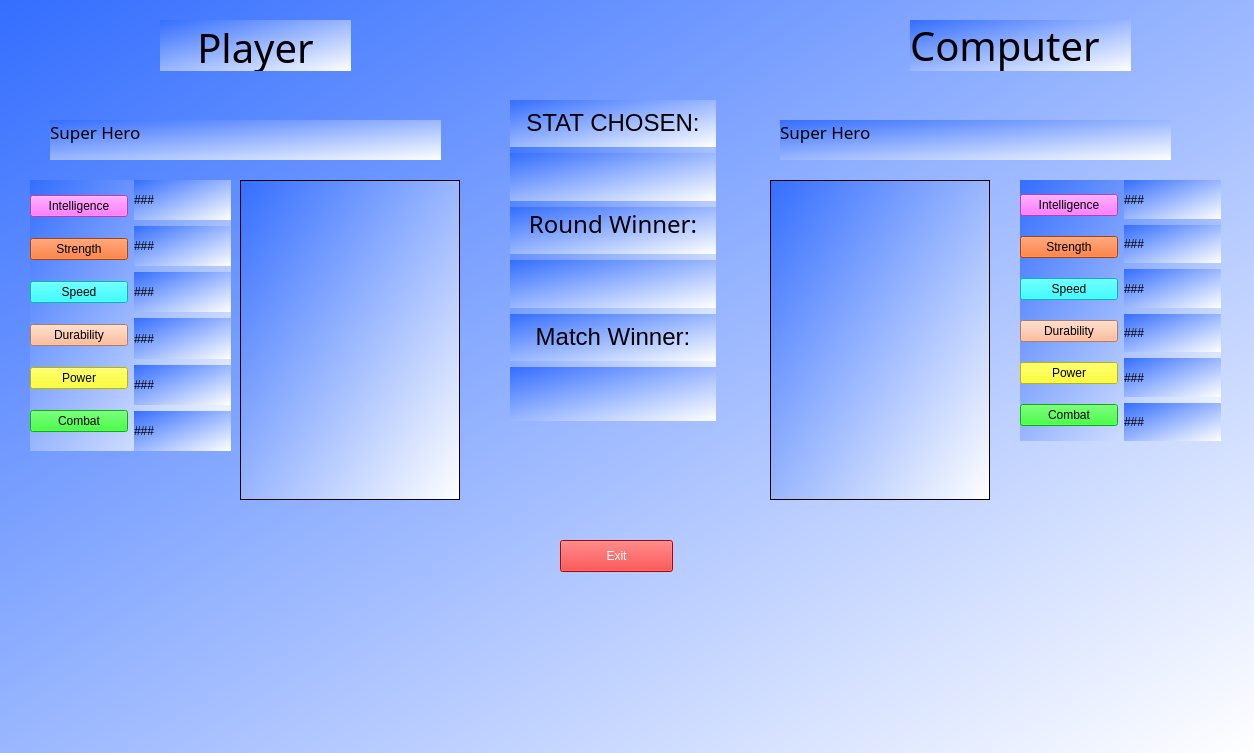
<?xml version="1.0" encoding="UTF-8"?>
<ui version="4.0">
 <class>MainWindow</class>
 <widget class="QMainWindow" name="MainWindow">
  <property name="geometry">
   <rect>
    <x>0</x>
    <y>0</y>
    <width>1254</width>
    <height>753</height>
   </rect>
  </property>
  <property name="palette">
   <palette>
    <active>
     <colorrole role="Button">
      <brush brushstyle="LinearGradientPattern">
       <gradient startx="0.000000000000000" starty="0.000000000000000" endx="1.000000000000000" endy="1.000000000000000" type="LinearGradient" spread="PadSpread" coordinatemode="ObjectBoundingMode">
        <gradientstop position="0.000000000000000">
         <color alpha="255">
          <red>52</red>
          <green>110</green>
          <blue>255</blue>
         </color>
        </gradientstop>
        <gradientstop position="1.000000000000000">
         <color alpha="255">
          <red>255</red>
          <green>255</green>
          <blue>255</blue>
         </color>
        </gradientstop>
       </gradient>
      </brush>
     </colorrole>
     <colorrole role="Base">
      <brush brushstyle="LinearGradientPattern">
       <gradient startx="0.000000000000000" starty="0.000000000000000" endx="1.000000000000000" endy="1.000000000000000" type="LinearGradient" spread="PadSpread" coordinatemode="ObjectBoundingMode">
        <gradientstop position="0.000000000000000">
         <color alpha="255">
          <red>52</red>
          <green>110</green>
          <blue>255</blue>
         </color>
        </gradientstop>
        <gradientstop position="1.000000000000000">
         <color alpha="255">
          <red>255</red>
          <green>255</green>
          <blue>255</blue>
         </color>
        </gradientstop>
       </gradient>
      </brush>
     </colorrole>
     <colorrole role="Window">
      <brush brushstyle="LinearGradientPattern">
       <gradient startx="0.000000000000000" starty="0.000000000000000" endx="1.000000000000000" endy="1.000000000000000" type="LinearGradient" spread="PadSpread" coordinatemode="ObjectBoundingMode">
        <gradientstop position="0.000000000000000">
         <color alpha="255">
          <red>52</red>
          <green>110</green>
          <blue>255</blue>
         </color>
        </gradientstop>
        <gradientstop position="1.000000000000000">
         <color alpha="255">
          <red>255</red>
          <green>255</green>
          <blue>255</blue>
         </color>
        </gradientstop>
       </gradient>
      </brush>
     </colorrole>
    </active>
    <inactive>
     <colorrole role="Button">
      <brush brushstyle="LinearGradientPattern">
       <gradient startx="0.000000000000000" starty="0.000000000000000" endx="1.000000000000000" endy="1.000000000000000" type="LinearGradient" spread="PadSpread" coordinatemode="ObjectBoundingMode">
        <gradientstop position="0.000000000000000">
         <color alpha="255">
          <red>52</red>
          <green>110</green>
          <blue>255</blue>
         </color>
        </gradientstop>
        <gradientstop position="1.000000000000000">
         <color alpha="255">
          <red>255</red>
          <green>255</green>
          <blue>255</blue>
         </color>
        </gradientstop>
       </gradient>
      </brush>
     </colorrole>
     <colorrole role="Base">
      <brush brushstyle="LinearGradientPattern">
       <gradient startx="0.000000000000000" starty="0.000000000000000" endx="1.000000000000000" endy="1.000000000000000" type="LinearGradient" spread="PadSpread" coordinatemode="ObjectBoundingMode">
        <gradientstop position="0.000000000000000">
         <color alpha="255">
          <red>52</red>
          <green>110</green>
          <blue>255</blue>
         </color>
        </gradientstop>
        <gradientstop position="1.000000000000000">
         <color alpha="255">
          <red>255</red>
          <green>255</green>
          <blue>255</blue>
         </color>
        </gradientstop>
       </gradient>
      </brush>
     </colorrole>
     <colorrole role="Window">
      <brush brushstyle="LinearGradientPattern">
       <gradient startx="0.000000000000000" starty="0.000000000000000" endx="1.000000000000000" endy="1.000000000000000" type="LinearGradient" spread="PadSpread" coordinatemode="ObjectBoundingMode">
        <gradientstop position="0.000000000000000">
         <color alpha="255">
          <red>52</red>
          <green>110</green>
          <blue>255</blue>
         </color>
        </gradientstop>
        <gradientstop position="1.000000000000000">
         <color alpha="255">
          <red>255</red>
          <green>255</green>
          <blue>255</blue>
         </color>
        </gradientstop>
       </gradient>
      </brush>
     </colorrole>
    </inactive>
    <disabled>
     <colorrole role="Button">
      <brush brushstyle="LinearGradientPattern">
       <gradient startx="0.000000000000000" starty="0.000000000000000" endx="1.000000000000000" endy="1.000000000000000" type="LinearGradient" spread="PadSpread" coordinatemode="ObjectBoundingMode">
        <gradientstop position="0.000000000000000">
         <color alpha="255">
          <red>52</red>
          <green>110</green>
          <blue>255</blue>
         </color>
        </gradientstop>
        <gradientstop position="1.000000000000000">
         <color alpha="255">
          <red>255</red>
          <green>255</green>
          <blue>255</blue>
         </color>
        </gradientstop>
       </gradient>
      </brush>
     </colorrole>
     <colorrole role="Base">
      <brush brushstyle="LinearGradientPattern">
       <gradient startx="0.000000000000000" starty="0.000000000000000" endx="1.000000000000000" endy="1.000000000000000" type="LinearGradient" spread="PadSpread" coordinatemode="ObjectBoundingMode">
        <gradientstop position="0.000000000000000">
         <color alpha="255">
          <red>52</red>
          <green>110</green>
          <blue>255</blue>
         </color>
        </gradientstop>
        <gradientstop position="1.000000000000000">
         <color alpha="255">
          <red>255</red>
          <green>255</green>
          <blue>255</blue>
         </color>
        </gradientstop>
       </gradient>
      </brush>
     </colorrole>
     <colorrole role="Window">
      <brush brushstyle="LinearGradientPattern">
       <gradient startx="0.000000000000000" starty="0.000000000000000" endx="1.000000000000000" endy="1.000000000000000" type="LinearGradient" spread="PadSpread" coordinatemode="ObjectBoundingMode">
        <gradientstop position="0.000000000000000">
         <color alpha="255">
          <red>52</red>
          <green>110</green>
          <blue>255</blue>
         </color>
        </gradientstop>
        <gradientstop position="1.000000000000000">
         <color alpha="255">
          <red>255</red>
          <green>255</green>
          <blue>255</blue>
         </color>
        </gradientstop>
       </gradient>
      </brush>
     </colorrole>
    </disabled>
   </palette>
  </property>
  <property name="windowTitle">
   <string>MainWindow</string>
  </property>
  <property name="styleSheet">
   <string notr="true">background-color: qlineargradient(spread:pad, x1:0, y1:0, x2:1, y2:1, stop:0 rgba(52, 110, 255, 255), stop:1 rgba(255, 255, 255, 255));</string>
  </property>
  <widget class="QWidget" name="centralwidget">
   <widget class="QLabel" name="player_img_lb">
    <property name="geometry">
     <rect>
      <x>240</x>
      <y>180</y>
      <width>220</width>
      <height>320</height>
     </rect>
    </property>
    <property name="frameShape">
     <enum>QFrame::Box</enum>
    </property>
    <property name="text">
     <string/>
    </property>
   </widget>
   <widget class="QLabel" name="ai_img_lb">
    <property name="geometry">
     <rect>
      <x>770</x>
      <y>180</y>
      <width>220</width>
      <height>320</height>
     </rect>
    </property>
    <property name="frameShape">
     <enum>QFrame::Box</enum>
    </property>
    <property name="text">
     <string/>
    </property>
   </widget>
   <widget class="QLabel" name="label_2">
    <property name="geometry">
     <rect>
      <x>160</x>
      <y>20</y>
      <width>191</width>
      <height>51</height>
     </rect>
    </property>
    <property name="font">
     <font>
      <family>Futura</family>
      <pointsize>30</pointsize>
     </font>
    </property>
    <property name="text">
     <string>&lt;html&gt;&lt;head/&gt;&lt;body&gt;&lt;p align=&quot;center&quot;&gt;Player&lt;/p&gt;&lt;/body&gt;&lt;/html&gt;</string>
    </property>
    <property name="alignment">
     <set>Qt::AlignLeading|Qt::AlignLeft|Qt::AlignVCenter</set>
    </property>
   </widget>
   <widget class="QLabel" name="label_3">
    <property name="geometry">
     <rect>
      <x>910</x>
      <y>20</y>
      <width>221</width>
      <height>51</height>
     </rect>
    </property>
    <property name="font">
     <font>
      <family>Futura</family>
      <pointsize>30</pointsize>
     </font>
    </property>
    <property name="text">
     <string>Computer</string>
    </property>
    <property name="alignment">
     <set>Qt::AlignLeading|Qt::AlignLeft|Qt::AlignVCenter</set>
    </property>
   </widget>
   <widget class="QLabel" name="player_name_lb">
    <property name="geometry">
     <rect>
      <x>50</x>
      <y>120</y>
      <width>391</width>
      <height>40</height>
     </rect>
    </property>
    <property name="font">
     <font>
      <family>Futura</family>
      <pointsize>13</pointsize>
     </font>
    </property>
    <property name="text">
     <string>Super Hero</string>
    </property>
    <property name="alignment">
     <set>Qt::AlignLeading|Qt::AlignLeft|Qt::AlignTop</set>
    </property>
   </widget>
   <widget class="QWidget" name="layoutWidget">
    <property name="geometry">
     <rect>
      <x>510</x>
      <y>100</y>
      <width>206</width>
      <height>321</height>
     </rect>
    </property>
    <layout class="QVBoxLayout" name="verticalLayout_5">
     <item>
      <widget class="QLabel" name="label">
       <property name="text">
        <string>&lt;html&gt;&lt;head/&gt;&lt;body&gt;&lt;p align=&quot;center&quot;&gt;&lt;span style=&quot; font-size:18pt;&quot;&gt;STAT CHOSEN:&lt;/span&gt;&lt;/p&gt;&lt;/body&gt;&lt;/html&gt;</string>
       </property>
      </widget>
     </item>
     <item>
      <widget class="QLabel" name="stat_lb">
       <property name="font">
        <font>
         <family>Futura</family>
         <pointsize>22</pointsize>
        </font>
       </property>
       <property name="text">
        <string/>
       </property>
       <property name="alignment">
        <set>Qt::AlignCenter</set>
       </property>
      </widget>
     </item>
     <item>
      <widget class="QLabel" name="label_9">
       <property name="font">
        <font>
         <family>Futura</family>
         <pointsize>30</pointsize>
        </font>
       </property>
       <property name="text">
        <string>&lt;html&gt;&lt;head/&gt;&lt;body&gt;&lt;p align=&quot;center&quot;&gt;&lt;span style=&quot; font-size:18pt;&quot;&gt;Round Winner:&lt;/span&gt;&lt;/p&gt;&lt;/body&gt;&lt;/html&gt;</string>
       </property>
       <property name="alignment">
        <set>Qt::AlignHCenter|Qt::AlignTop</set>
       </property>
      </widget>
     </item>
     <item>
      <widget class="QLabel" name="win_lb">
       <property name="font">
        <font>
         <family>Futura</family>
         <pointsize>24</pointsize>
        </font>
       </property>
       <property name="text">
        <string/>
       </property>
       <property name="alignment">
        <set>Qt::AlignHCenter|Qt::AlignTop</set>
       </property>
      </widget>
     </item>
     <item>
      <widget class="QLabel" name="label_4">
       <property name="text">
        <string>&lt;html&gt;&lt;head/&gt;&lt;body&gt;&lt;p align=&quot;center&quot;&gt;&lt;span style=&quot; font-size:18pt;&quot;&gt;Match Winner:&lt;/span&gt;&lt;/p&gt;&lt;/body&gt;&lt;/html&gt;</string>
       </property>
      </widget>
     </item>
     <item>
      <widget class="QLabel" name="victory_lb">
       <property name="font">
        <font>
         <family>Futura</family>
         <pointsize>30</pointsize>
        </font>
       </property>
       <property name="text">
        <string/>
       </property>
       <property name="alignment">
        <set>Qt::AlignHCenter|Qt::AlignTop</set>
       </property>
      </widget>
     </item>
    </layout>
   </widget>
   <widget class="QLabel" name="ai_name_lb">
    <property name="geometry">
     <rect>
      <x>780</x>
      <y>120</y>
      <width>391</width>
      <height>40</height>
     </rect>
    </property>
    <property name="font">
     <font>
      <family>Futura</family>
      <pointsize>13</pointsize>
     </font>
    </property>
    <property name="text">
     <string>Super Hero</string>
    </property>
    <property name="alignment">
     <set>Qt::AlignLeading|Qt::AlignLeft|Qt::AlignTop</set>
    </property>
   </widget>
   <widget class="QPushButton" name="exit_btn">
    <property name="geometry">
     <rect>
      <x>560</x>
      <y>540</y>
      <width>113</width>
      <height>32</height>
     </rect>
    </property>
    <property name="styleSheet">
     <string notr="true">background-color: rgb(255, 0, 0);
color: rgb(255, 255, 255);
font: 12pt &quot;MS Shell Dlg 2&quot;;</string>
    </property>
    <property name="text">
     <string>Exit</string>
    </property>
   </widget>
   <widget class="QWidget" name="horizontalLayoutWidget">
    <property name="geometry">
     <rect>
      <x>30</x>
      <y>180</y>
      <width>201</width>
      <height>271</height>
     </rect>
    </property>
    <layout class="QHBoxLayout" name="horizontalLayout">
     <item>
      <layout class="QVBoxLayout" name="verticalLayout">
       <item>
        <widget class="QPushButton" name="player_intel_btn">
         <property name="styleSheet">
          <string notr="true">background-color: rgb(255, 85, 255);
font: 11pt &quot;MS Shell Dlg 2&quot;;</string>
         </property>
         <property name="text">
          <string>Intelligence</string>
         </property>
        </widget>
       </item>
       <item>
        <widget class="QPushButton" name="player_str_btn">
         <property name="styleSheet">
          <string notr="true">background-color: rgb(255, 85, 0);
font: 11pt &quot;MS Shell Dlg 2&quot;;
</string>
         </property>
         <property name="text">
          <string>Strength</string>
         </property>
        </widget>
       </item>
       <item>
        <widget class="QPushButton" name="player_spd_btn">
         <property name="styleSheet">
          <string notr="true">background-color: rgb(0, 255, 255);
font: 11pt &quot;MS Shell Dlg 2&quot;;</string>
         </property>
         <property name="text">
          <string>Speed</string>
         </property>
        </widget>
       </item>
       <item>
        <widget class="QPushButton" name="player_dura_btn">
         <property name="styleSheet">
          <string notr="true">background-color: rgb(255, 170, 127);
font: 11pt &quot;MS Shell Dlg 2&quot;;</string>
         </property>
         <property name="text">
          <string>Durability</string>
         </property>
        </widget>
       </item>
       <item>
        <widget class="QPushButton" name="player_pwr_btn">
         <property name="styleSheet">
          <string notr="true">background-color: rgb(255, 255, 0);
font: 11pt &quot;MS Shell Dlg 2&quot;;</string>
         </property>
         <property name="text">
          <string>Power</string>
         </property>
        </widget>
       </item>
       <item>
        <widget class="QPushButton" name="player_combat_btn">
         <property name="styleSheet">
          <string notr="true">background-color: rgb(0, 255, 0);
font: 11pt &quot;MS Shell Dlg 2&quot;;</string>
         </property>
         <property name="text">
          <string>Combat</string>
         </property>
        </widget>
       </item>
      </layout>
     </item>
     <item>
      <layout class="QVBoxLayout" name="verticalLayout_7">
       <item>
        <widget class="QLabel" name="player_intel_lb">
         <property name="styleSheet">
          <string notr="true">font: 11pt &quot;MS Shell Dlg 2&quot;;</string>
         </property>
         <property name="text">
          <string>###</string>
         </property>
        </widget>
       </item>
       <item>
        <widget class="QLabel" name="player_str_lb">
         <property name="styleSheet">
          <string notr="true">font: 11pt &quot;MS Shell Dlg 2&quot;;</string>
         </property>
         <property name="text">
          <string>###</string>
         </property>
        </widget>
       </item>
       <item>
        <widget class="QLabel" name="player_spd_lb">
         <property name="styleSheet">
          <string notr="true">font: 11pt &quot;MS Shell Dlg 2&quot;;</string>
         </property>
         <property name="text">
          <string>###</string>
         </property>
        </widget>
       </item>
       <item>
        <widget class="QLabel" name="player_dura_lb">
         <property name="styleSheet">
          <string notr="true">font: 11pt &quot;MS Shell Dlg 2&quot;;</string>
         </property>
         <property name="text">
          <string>###</string>
         </property>
        </widget>
       </item>
       <item>
        <widget class="QLabel" name="player_pwr_lb">
         <property name="styleSheet">
          <string notr="true">font: 11pt &quot;MS Shell Dlg 2&quot;;</string>
         </property>
         <property name="text">
          <string>###</string>
         </property>
        </widget>
       </item>
       <item>
        <widget class="QLabel" name="player_combat_lb">
         <property name="styleSheet">
          <string notr="true">font: 11pt &quot;MS Shell Dlg 2&quot;;</string>
         </property>
         <property name="text">
          <string>###</string>
         </property>
        </widget>
       </item>
      </layout>
     </item>
    </layout>
   </widget>
   <widget class="QWidget" name="horizontalLayoutWidget_2">
    <property name="geometry">
     <rect>
      <x>1020</x>
      <y>180</y>
      <width>201</width>
      <height>261</height>
     </rect>
    </property>
    <layout class="QHBoxLayout" name="horizontalLayout_2">
     <item>
      <layout class="QVBoxLayout" name="verticalLayout_2">
       <item>
        <widget class="QPushButton" name="a">
         <property name="styleSheet">
          <string notr="true">background-color: rgb(255, 85, 255);
font: 11pt &quot;MS Shell Dlg 2&quot;;</string>
         </property>
         <property name="text">
          <string>Intelligence</string>
         </property>
        </widget>
       </item>
       <item>
        <widget class="QPushButton" name="b">
         <property name="styleSheet">
          <string notr="true">background-color: rgb(255, 85, 0);
font: 11pt &quot;MS Shell Dlg 2&quot;;
</string>
         </property>
         <property name="text">
          <string>Strength</string>
         </property>
        </widget>
       </item>
       <item>
        <widget class="QPushButton" name="c">
         <property name="styleSheet">
          <string notr="true">background-color: rgb(0, 255, 255);
font: 11pt &quot;MS Shell Dlg 2&quot;;</string>
         </property>
         <property name="text">
          <string>Speed</string>
         </property>
        </widget>
       </item>
       <item>
        <widget class="QPushButton" name="d">
         <property name="styleSheet">
          <string notr="true">background-color: rgb(255, 170, 127);
font: 11pt &quot;MS Shell Dlg 2&quot;;</string>
         </property>
         <property name="text">
          <string>Durability</string>
         </property>
        </widget>
       </item>
       <item>
        <widget class="QPushButton" name="e">
         <property name="styleSheet">
          <string notr="true">background-color: rgb(255, 255, 0);
font: 11pt &quot;MS Shell Dlg 2&quot;;</string>
         </property>
         <property name="text">
          <string>Power</string>
         </property>
        </widget>
       </item>
       <item>
        <widget class="QPushButton" name="f">
         <property name="styleSheet">
          <string notr="true">background-color: rgb(0, 255, 0);
font: 11pt &quot;MS Shell Dlg 2&quot;;</string>
         </property>
         <property name="text">
          <string>Combat</string>
         </property>
        </widget>
       </item>
      </layout>
     </item>
     <item>
      <layout class="QVBoxLayout" name="verticalLayout_8">
       <item>
        <widget class="QLabel" name="ai_int_lb">
         <property name="styleSheet">
          <string notr="true">font: 11pt &quot;MS Shell Dlg 2&quot;;</string>
         </property>
         <property name="text">
          <string>###</string>
         </property>
        </widget>
       </item>
       <item>
        <widget class="QLabel" name="ai_str_lb">
         <property name="styleSheet">
          <string notr="true">font: 11pt &quot;MS Shell Dlg 2&quot;;</string>
         </property>
         <property name="text">
          <string>###</string>
         </property>
        </widget>
       </item>
       <item>
        <widget class="QLabel" name="ai_spd_lb">
         <property name="styleSheet">
          <string notr="true">font: 11pt &quot;MS Shell Dlg 2&quot;;</string>
         </property>
         <property name="text">
          <string>###</string>
         </property>
        </widget>
       </item>
       <item>
        <widget class="QLabel" name="ai_dura_lb">
         <property name="styleSheet">
          <string notr="true">font: 11pt &quot;MS Shell Dlg 2&quot;;</string>
         </property>
         <property name="text">
          <string>###</string>
         </property>
        </widget>
       </item>
       <item>
        <widget class="QLabel" name="ai_pwr_lb">
         <property name="styleSheet">
          <string notr="true">font: 11pt &quot;MS Shell Dlg 2&quot;;</string>
         </property>
         <property name="text">
          <string>###</string>
         </property>
        </widget>
       </item>
       <item>
        <widget class="QLabel" name="ai_cmbt_lb">
         <property name="styleSheet">
          <string notr="true">font: 11pt &quot;MS Shell Dlg 2&quot;;</string>
         </property>
         <property name="text">
          <string>###</string>
         </property>
        </widget>
       </item>
      </layout>
     </item>
    </layout>
   </widget>
  </widget>
 </widget>
 <resources/>
 <connections/>
</ui>
